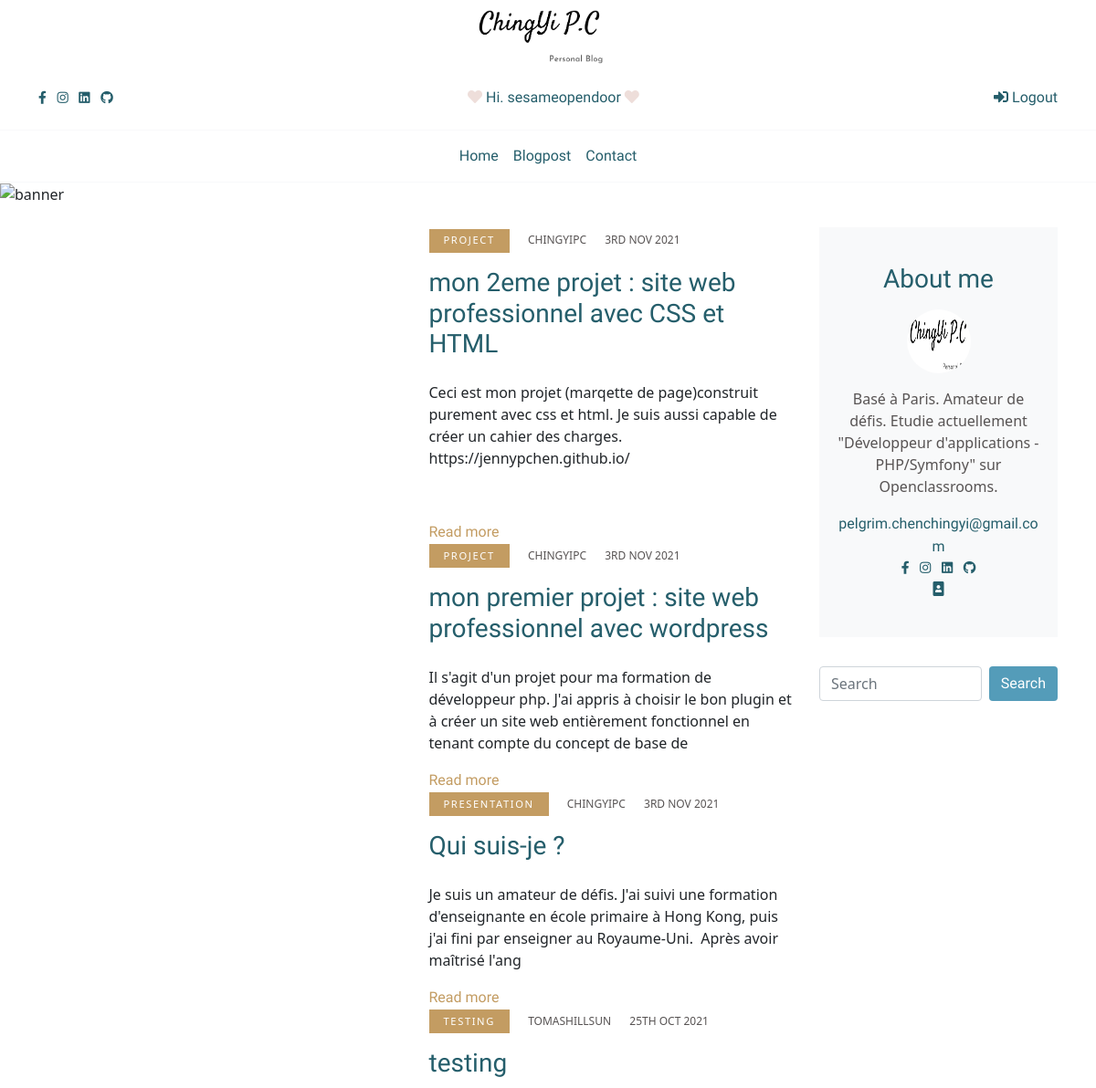
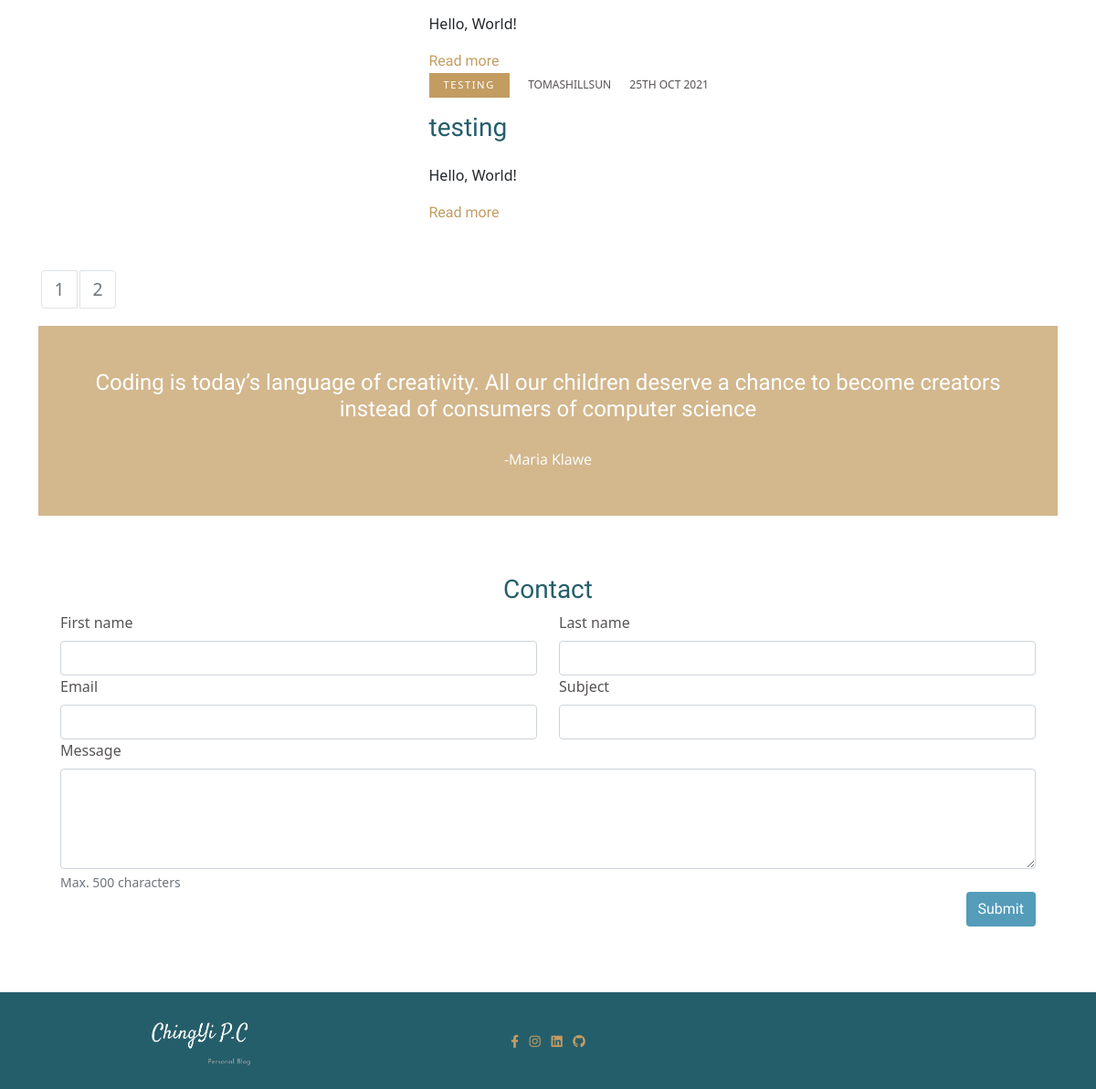
/project5PhpBlog/index.php (signed in), run on the app's committed database (2 pictures, top to bottom).
### tables this page shows
CREATE TABLE `post` (
  `id` int(11) NOT NULL,
  `title` varchar(200) NOT NULL,
  `chapo` longtext NOT NULL,
  `content` longtext NOT NULL,
  `image` varchar(255) DEFAULT NULL,
  `date_create` datetime NOT NULL,
  `date_update` datetime NOT NULL DEFAULT CURRENT_TIMESTAMP,
  `user_id` int(11) NOT NULL,
  `category` varchar(45) NOT NULL
);

CREATE TABLE `user` (
  `id` int(11) NOT NULL,
  `first_name` varchar(45) NOT NULL,
  `last_name` varchar(60) NOT NULL,
  `user_name` varchar(60) NOT NULL,
  `email` varchar(100) NOT NULL,
  `password` varchar(255) NOT NULL,
  `date_create` datetime NOT NULL,
  `user_type_id` int(11) DEFAULT '2',
  `reset_token` varchar(255) DEFAULT NULL
);

### project5PhpBlog/src/controllers/FrontendControllers.php (called while the page is built, shortened)
<?php
class FrontendControllers
{
    public function listPosts()
    {
        $keyword = $_GET['search'] ?? '';
        $page = $_GET['page'] ?? 1;
        $postManager = new PostManager();
        $number_of_post_results = $postManager->counter($keyword);
        $posts = $postManager->getPosts($keyword, $page);
        $number_of_pages = ceil($number_of_post_results / 5);
       require('src/views/frontend/homepage.php');
    }
}

### project5PhpBlog/src/models/postManager.php (called while the page is built, shortened)
<?php
class PostManager extends DatabaseManager
{
    function getPosts($keyword,$page)
    {
        $posts = [];
        $db = $this->dbConnect();
        $this_page_first_result =($page-1)*5;
       if (!empty($keyword)) {
            $statement = $db->prepare('SELECT post.id, title, image,category, chapo, user_name, content, DATE_FORMAT(post.date_create,"%D %b %Y") AS creation_date FROM `post`JOIN `user`WHERE USER.id = `post`.`user_id`AND content like :keyword GROUP BY post.id ORDER BY post.date_create DESC LIMIT :this_page_first_result, 5');
            $statement->bindValue(":keyword", "%$keyword%");
            $statement->bindValue(":this_page_first_result", $this_page_first_result,PDO::PARAM_INT);
            $statement->execute();
        } else {
            $statement = $db->prepare('SELECT post.id, title, image,category, chapo, user_name, content, DATE_FORMAT(post.date_create, "%D %b %Y") AS creation_date FROM `post` JOIN `user` WHERE USER.id = `post`.`user_id` GROUP BY post.id ORDER BY post.date_create DESC LIMIT :thisPageFirstResult, 5');
            $statement->bindValue(':thisPageFirstResult', $this_page_first_result, PDO::PARAM_INT);
            $statement->execute();
        }
        while ($values = $statement->fetch(PDO::FETCH_ASSOC)) {
            $posts[] = new Posts($values);
        }
        return $posts;
    }
    public function counter($keyword)
    {
        $db = $this->dbConnect();
        $statement = $db->prepare('SELECT COUNT(id) AS counter FROM post WHERE content LIKE :keyword');
        $statement->bindValue(":keyword", "%$keyword%");
        $statement->execute();
        $count = $statement->fetch()[0];
        return $count;
    }
}

### project5PhpBlog/src/models/Posts.php (called while the page is built, shortened)
<?php
class Posts
{
    private $id;
    private $title;
    private $category;
    private $user_name;
    private $content;
    private $creation_date;
    public function hydrate(array $values)
    {
        foreach ($values as $key => $value) {
            $pieces = explode('_', $key);
            foreach ($pieces as $piece) {
                if (count($pieces) == 1) {
                    $method = 'set' . ucfirst($pieces[0]);
                }
                if (count($pieces) == 2) {
                    $method = 'set' . ucfirst($pieces[0]) . ucfirst($pieces[1]);
                }
            }
        }
    }
    public function setId($id)
    {
        $id = (int) $id;
        if ($id > 0) {
            $this->id = $id;
        }
    }
    public function getId()
    {
        return $this->id;
    }
    public function setTitle($title)
    {
        if (is_string($title)) {
            $this->title = $title;
        }
    }
    public function getTitle()
    {
        return $this->title;
    }
    public function setCategory($category)
    {
        if (is_string($category)) {
            $this->category = $category;
        }
    }
    public function getCategory()
    {
        return $this->category;
    }
    public function setUserName($user_name)
    {
        if (is_string($user_name)) {
            $this->user_name = $user_name;
        }
    }
    public function getUserName()
    {
        return $this->user_name;
    }
    public function setContent($content)
    {
        if (is_string($content)) {
            $this->content = $content;
        }
    }
    public function getContent()
    {
        return $this->content;
    }
    public function setCreationDate($creation_date)
    {
        $this->creation_date = $creation_date;
    }
    public function getCreationDate()
    {
        return $this->creation_date;
    }
}

### project5PhpBlog/src/views/frontend/homepage.php (the view, shortened to what this page needs)
<div class="pb-4 "><img class="img-fluid" src="public/img/sea.png" alt="banner" /></div>
<section class="pb-5">
  <div class="container pb-4">
    <div class="row">
      <div class="col-lg-9 mb-5 mb-lg-0" id="blogposts">
        <div class="row align-items-center mb-5">
          <?php foreach ($posts as $post) { ?>
            <div class="col-lg-6"><a class="d-block post-trending mb-4" href=""><img class="img-fluid w-100" src="<?= $post->getImage() ?>" alt="" /></a>
            </div>
            <div class="col-lg-6">
              <ul class="list-inline">
                <li class="list-inline-item mr-2 category font-weight-normal"><?= $post->getCategory() ?></li>
                <li class="list-inline-item mx-2 text-uppercase meta font-weight-normal"><?php echo $post->getUserName() ?></li>
                <li class="list-inline-item mx-2 text-uppercase meta font-weight-normal"><?php echo $post->getCreationDate() ?></li>
              </ul>
              <h2 class="h3 mb-4"> <a class="d-block blogtitle" href="post.html"><?php echo $post->getTitle(); ?></a></h2>
              <p class="blogtext "><?php echo substr($post->getContent(), 0, 220)?></p>
              <a class="p-0 read-more-btn " href="index.php?action=post&amp;id=<?= $post->getId(); ?>"><span>Read more</span><i class="fas fa-long-arrow-alt-right"></i></a>
            </div>
          <?php } ?>
        </div>
        <nav aria-label="Page navigation">
          <ul class="pagination">
         <?php for ($page=1;$page<=$number_of_pages;$page++) { ?>
            <li class="page-item"><a class="page-link" name="page" href="index.php?search=<?=$keyword?>&amp;page=<?=$page?>"><?=$page?></a></li>
         <?php } ?>
          </ul>
        </nav>
      </div>
      <?php include_once 'src/views/frontend/_about.php'; ?>
      <blockquote class="blockquote text-white p-4 p-lg-5 text-center">
        <p class="h4 mb-4">Coding is today’s language of creativity. All our children deserve a chance to become creators instead of consumers of computer science</p>
        <cite class="text-white fs-6" title="Source Title">-Maria Klawe</cite>
      </blockquote>
    </div>
    <body>
      <div class="container" id="contact">
        <div class="p-4">
          <form action="index.php?action=contact" method="post">
            <h3 class="cardtitle text-center"> Contact </h3>
            <div class="row needs-validation">
              <div class="col">
                <label for="first-name" class="form-label">First name</label>
                <input class="form-control" type="text" id="first-name" name="firstName" value="<?= $mail['firstName'] ?>" required />
              </div>
              <div class="col">
                <label for="last-name" class="form-label">Last name</label>
                <input class="form-control" type="text" id="last-name" name="lastName" value="<?= $mail['lastName'] ?>" required />
              </div>
            </div>
            <div class="row">
              <div class="col">
                <label for="email" class="form-label">Email</label>
                <input class="form-control" type="email" id="email" name="email" value="<?= $mail['email'] ?>" required />
              </div>
              <div class="col">
                <label for="subject" class="form-label">Subject</label>
                <input class="form-control" type="text" id="subject" name="subject" value="<?= $mail['subject'] ?>" required />
              </div>
            </div>
            <div class="row">
              <div class="col">
                <label for="message" class="form-label">Message</label>
                <textarea class="form-control" rows="4" id="message" name="message" value="<?= $mail['message'] ?>" required></textarea>
                <div id="message-help" class="form-text" value="">Max. 500 characters</div>
              </div>
            </div>
            <div class="d-flex justify-content-end">
              <button type="submit" class="btn button">Submit</button>
            </div>
          </form>
        </div>
      </div>
</section>
<?php require('src/views/frontend/_frontendLayout.php'); ?>

### project5PhpBlog/public/css/style.css (style rules this page uses)
section { overflow: hidden; position: relative; }
.cardtitle { font-family: "Satisfy", sans-serif; color: #255e6b; }
.category { padding: 0.3rem 1rem; text-decoration: none; color: #fff; background: #c39c62; text-transform: uppercase; letter-spacing: 0.1rem; font-size: 0.7rem; }
.meta { text-transform: uppercase; text-decoration: none; color: #575353; font-size: 0.75rem; }
.blogtitle { font-family: "Satisfy", sans-serif; text-decoration: none; color: #255e6b; }
.blogtext { color: #575353; }
.read-more-btn span { display: inline-block; margin-right: 0.5rem; font-family: "Satisfy", sans-serif; color: #c39c62; }
.button { background-color: #549cb9; font-family: "Satisfy", sans-serif; color: white; }
.page-link { padding: 0.5rem 0.75rem; line-height: 1.25; color: #6c757d; background-color: #fff; border: 1px solid #dee2e6; margin: 3px; transition: all 0.3s; font-size: 1.2rem; min-width: 2.5rem; text-align: center; }
blockquote { background-color: #c39c62b9; font-family: "Satisfy", sans-serif; padding: 0.5rem 1rem; margin-bottom: 2rem; font-size: 1.25rem; }
cite { font-family: "Open Sans", sans-serif; font-style: normal; font-size: 1rem; }
form { color: #575353; }

### data on the page
post: category "PROJECT", user.user_name "CHINGYIPC", CreationDate "3RD NOV 2021", title "mon 2eme projet : site web professionnel avec CSS et HTML", content "Ceci est mon projet (marqette de page)construit purement avec css et html. Je suis aussi capable de créer un cahier des charges. https://jennypchen.github.io/"
post: category "PROJECT", user.user_name "CHINGYIPC", CreationDate "3RD NOV 2021", title "mon premier projet : site web professionnel avec wordpress", content "Il s'agit d'un projet pour ma formation de développeur php. J'ai appris à choisir le bon plugin et à créer un site web entièrement fonctionnel en tenant compte du concept de base de"
post: category "PRESENTATION", user.user_name "CHINGYIPC", CreationDate "3RD NOV 2021", title "Qui suis-je ?", content "Je suis un amateur de défis. J'ai suivi une formation d'enseignante en école primaire à Hong Kong, puis j'ai fini par enseigner au Royaume-Uni. Après avoir maîtrisé l'ang"
post: category "TESTING", user.user_name "TOMASHILLSUN", CreationDate "25TH OCT 2021", title "testing", content "Hello, World!"
post: category "TESTING", user.user_name "TOMASHILLSUN", CreationDate "25TH OCT 2021", title "testing", content "Hello, World!"

### other printed values
$_SESSION['username'] "sesameopendoor"
